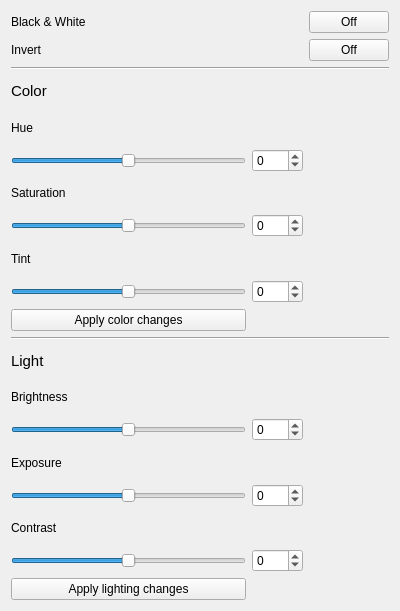
<?xml version="1.0" encoding="UTF-8"?>
<ui version="4.0">
 <class>ColorControls</class>
 <widget class="QWidget" name="ColorControls">
  <property name="geometry">
   <rect>
    <x>0</x>
    <y>0</y>
    <width>400</width>
    <height>611</height>
   </rect>
  </property>
  <property name="windowTitle">
   <string>Form</string>
  </property>
  <layout class="QGridLayout" name="gridLayout">
   <item row="16" column="1">
    <widget class="QSpinBox" name="exposureSpinBox">
     <property name="minimum">
      <number>-50</number>
     </property>
     <property name="maximum">
      <number>50</number>
     </property>
     <property name="value">
      <number>0</number>
     </property>
    </widget>
   </item>
   <item row="16" column="0">
    <widget class="QSlider" name="exposureSlider">
     <property name="minimum">
      <number>-50</number>
     </property>
     <property name="maximum">
      <number>50</number>
     </property>
     <property name="value">
      <number>0</number>
     </property>
     <property name="orientation">
      <enum>Qt::Horizontal</enum>
     </property>
    </widget>
   </item>
   <item row="2" column="0" colspan="3">
    <widget class="Line" name="separatorLine1">
     <property name="orientation">
      <enum>Qt::Horizontal</enum>
     </property>
    </widget>
   </item>
   <item row="7" column="0">
    <widget class="QSlider" name="saturationSlider">
     <property name="minimum">
      <number>-100</number>
     </property>
     <property name="maximum">
      <number>100</number>
     </property>
     <property name="value">
      <number>0</number>
     </property>
     <property name="orientation">
      <enum>Qt::Horizontal</enum>
     </property>
    </widget>
   </item>
   <item row="5" column="1">
    <widget class="QSpinBox" name="hueSpinBox">
     <property name="minimum">
      <number>-180</number>
     </property>
     <property name="maximum">
      <number>180</number>
     </property>
     <property name="value">
      <number>0</number>
     </property>
    </widget>
   </item>
   <item row="13" column="0">
    <widget class="QLabel" name="brightnessLabel">
     <property name="text">
      <string>Brightness</string>
     </property>
    </widget>
   </item>
   <item row="7" column="1">
    <widget class="QSpinBox" name="saturationSpinBox">
     <property name="minimum">
      <number>-100</number>
     </property>
     <property name="maximum">
      <number>100</number>
     </property>
     <property name="value">
      <number>0</number>
     </property>
    </widget>
   </item>
   <item row="3" column="0">
    <widget class="QLabel" name="colorLabel">
     <property name="font">
      <font>
       <pointsize>11</pointsize>
      </font>
     </property>
     <property name="text">
      <string>Color</string>
     </property>
    </widget>
   </item>
   <item row="14" column="1">
    <widget class="QSpinBox" name="brightnessSpinBox">
     <property name="minimum">
      <number>-50</number>
     </property>
     <property name="maximum">
      <number>50</number>
     </property>
     <property name="value">
      <number>0</number>
     </property>
    </widget>
   </item>
   <item row="0" column="0">
    <widget class="QLabel" name="bnwLabel">
     <property name="text">
      <string>Black &amp; White</string>
     </property>
    </widget>
   </item>
   <item row="4" column="0">
    <widget class="QLabel" name="hueLabel">
     <property name="text">
      <string>Hue</string>
     </property>
    </widget>
   </item>
   <item row="11" column="0" colspan="3">
    <widget class="Line" name="separatorLine2">
     <property name="orientation">
      <enum>Qt::Horizontal</enum>
     </property>
    </widget>
   </item>
   <item row="12" column="0">
    <widget class="QLabel" name="lightLabel">
     <property name="font">
      <font>
       <pointsize>11</pointsize>
      </font>
     </property>
     <property name="text">
      <string>Light</string>
     </property>
    </widget>
   </item>
   <item row="6" column="0">
    <widget class="QLabel" name="saturationLabel">
     <property name="text">
      <string>Saturation</string>
     </property>
    </widget>
   </item>
   <item row="17" column="0">
    <widget class="QLabel" name="contrastLabel">
     <property name="text">
      <string>Contrast</string>
     </property>
    </widget>
   </item>
   <item row="14" column="0">
    <widget class="QSlider" name="brightnessSlider">
     <property name="minimum">
      <number>-50</number>
     </property>
     <property name="maximum">
      <number>50</number>
     </property>
     <property name="value">
      <number>0</number>
     </property>
     <property name="orientation">
      <enum>Qt::Horizontal</enum>
     </property>
    </widget>
   </item>
   <item row="0" column="2">
    <widget class="QPushButton" name="bnwButton">
     <property name="text">
      <string>Off</string>
     </property>
    </widget>
   </item>
   <item row="8" column="0">
    <widget class="QLabel" name="tintLabel">
     <property name="text">
      <string>Tint</string>
     </property>
    </widget>
   </item>
   <item row="10" column="0">
    <widget class="QPushButton" name="applyColorButton">
     <property name="text">
      <string>Apply color changes</string>
     </property>
    </widget>
   </item>
   <item row="9" column="1">
    <widget class="QSpinBox" name="tintSpinBox">
     <property name="minimum">
      <number>-50</number>
     </property>
     <property name="maximum">
      <number>50</number>
     </property>
     <property name="value">
      <number>0</number>
     </property>
    </widget>
   </item>
   <item row="15" column="0">
    <widget class="QLabel" name="exposureLabel">
     <property name="text">
      <string>Exposure</string>
     </property>
    </widget>
   </item>
   <item row="5" column="0">
    <widget class="QSlider" name="hueSlider">
     <property name="minimum">
      <number>-180</number>
     </property>
     <property name="maximum">
      <number>180</number>
     </property>
     <property name="value">
      <number>0</number>
     </property>
     <property name="orientation">
      <enum>Qt::Horizontal</enum>
     </property>
    </widget>
   </item>
   <item row="1" column="0">
    <widget class="QLabel" name="invertLabel">
     <property name="text">
      <string>Invert</string>
     </property>
    </widget>
   </item>
   <item row="18" column="0">
    <widget class="QSlider" name="contrastSlider">
     <property name="minimum">
      <number>-50</number>
     </property>
     <property name="maximum">
      <number>50</number>
     </property>
     <property name="value">
      <number>0</number>
     </property>
     <property name="orientation">
      <enum>Qt::Horizontal</enum>
     </property>
    </widget>
   </item>
   <item row="9" column="0">
    <widget class="QSlider" name="tintSlider">
     <property name="minimum">
      <number>-50</number>
     </property>
     <property name="maximum">
      <number>50</number>
     </property>
     <property name="value">
      <number>0</number>
     </property>
     <property name="orientation">
      <enum>Qt::Horizontal</enum>
     </property>
    </widget>
   </item>
   <item row="1" column="2">
    <widget class="QPushButton" name="invertButton">
     <property name="text">
      <string>Off</string>
     </property>
    </widget>
   </item>
   <item row="18" column="1">
    <widget class="QSpinBox" name="contrastSpinBox">
     <property name="minimum">
      <number>-50</number>
     </property>
     <property name="maximum">
      <number>50</number>
     </property>
     <property name="value">
      <number>0</number>
     </property>
    </widget>
   </item>
   <item row="19" column="0">
    <widget class="QPushButton" name="applyLightingButton">
     <property name="text">
      <string>Apply lighting changes</string>
     </property>
    </widget>
   </item>
  </layout>
 </widget>
 <resources/>
 <connections>
  <connection>
   <sender>hueSlider</sender>
   <signal>valueChanged(int)</signal>
   <receiver>hueSpinBox</receiver>
   <slot>setValue(int)</slot>
   <hints>
    <hint type="sourcelabel">
     <x>163</x>
     <y>175</y>
    </hint>
    <hint type="destinationlabel">
     <x>298</x>
     <y>174</y>
    </hint>
   </hints>
  </connection>
  <connection>
   <sender>saturationSlider</sender>
   <signal>valueChanged(int)</signal>
   <receiver>saturationSpinBox</receiver>
   <slot>setValue(int)</slot>
   <hints>
    <hint type="sourcelabel">
     <x>138</x>
     <y>238</y>
    </hint>
    <hint type="destinationlabel">
     <x>298</x>
     <y>237</y>
    </hint>
   </hints>
  </connection>
  <connection>
   <sender>tintSlider</sender>
   <signal>valueChanged(int)</signal>
   <receiver>tintSpinBox</receiver>
   <slot>setValue(int)</slot>
   <hints>
    <hint type="sourcelabel">
     <x>162</x>
     <y>302</y>
    </hint>
    <hint type="destinationlabel">
     <x>298</x>
     <y>301</y>
    </hint>
   </hints>
  </connection>
  <connection>
   <sender>brightnessSlider</sender>
   <signal>valueChanged(int)</signal>
   <receiver>brightnessSpinBox</receiver>
   <slot>setValue(int)</slot>
   <hints>
    <hint type="sourcelabel">
     <x>241</x>
     <y>441</y>
    </hint>
    <hint type="destinationlabel">
     <x>298</x>
     <y>440</y>
    </hint>
   </hints>
  </connection>
  <connection>
   <sender>exposureSlider</sender>
   <signal>valueChanged(int)</signal>
   <receiver>exposureSpinBox</receiver>
   <slot>setValue(int)</slot>
   <hints>
    <hint type="sourcelabel">
     <x>219</x>
     <y>505</y>
    </hint>
    <hint type="destinationlabel">
     <x>298</x>
     <y>504</y>
    </hint>
   </hints>
  </connection>
  <connection>
   <sender>contrastSlider</sender>
   <signal>valueChanged(int)</signal>
   <receiver>contrastSpinBox</receiver>
   <slot>setValue(int)</slot>
   <hints>
    <hint type="sourcelabel">
     <x>222</x>
     <y>568</y>
    </hint>
    <hint type="destinationlabel">
     <x>298</x>
     <y>567</y>
    </hint>
   </hints>
  </connection>
  <connection>
   <sender>hueSpinBox</sender>
   <signal>valueChanged(int)</signal>
   <receiver>hueSlider</receiver>
   <slot>setValue(int)</slot>
   <hints>
    <hint type="sourcelabel">
     <x>298</x>
     <y>174</y>
    </hint>
    <hint type="destinationlabel">
     <x>223</x>
     <y>175</y>
    </hint>
   </hints>
  </connection>
  <connection>
   <sender>saturationSpinBox</sender>
   <signal>valueChanged(int)</signal>
   <receiver>saturationSlider</receiver>
   <slot>setValue(int)</slot>
   <hints>
    <hint type="sourcelabel">
     <x>298</x>
     <y>237</y>
    </hint>
    <hint type="destinationlabel">
     <x>222</x>
     <y>238</y>
    </hint>
   </hints>
  </connection>
  <connection>
   <sender>tintSpinBox</sender>
   <signal>valueChanged(int)</signal>
   <receiver>tintSlider</receiver>
   <slot>setValue(int)</slot>
   <hints>
    <hint type="sourcelabel">
     <x>298</x>
     <y>301</y>
    </hint>
    <hint type="destinationlabel">
     <x>219</x>
     <y>302</y>
    </hint>
   </hints>
  </connection>
  <connection>
   <sender>brightnessSpinBox</sender>
   <signal>valueChanged(int)</signal>
   <receiver>brightnessSlider</receiver>
   <slot>setValue(int)</slot>
   <hints>
    <hint type="sourcelabel">
     <x>281</x>
     <y>438</y>
    </hint>
    <hint type="destinationlabel">
     <x>195</x>
     <y>441</y>
    </hint>
   </hints>
  </connection>
  <connection>
   <sender>exposureSpinBox</sender>
   <signal>valueChanged(int)</signal>
   <receiver>exposureSlider</receiver>
   <slot>setValue(int)</slot>
   <hints>
    <hint type="sourcelabel">
     <x>298</x>
     <y>504</y>
    </hint>
    <hint type="destinationlabel">
     <x>241</x>
     <y>505</y>
    </hint>
   </hints>
  </connection>
  <connection>
   <sender>contrastSpinBox</sender>
   <signal>valueChanged(int)</signal>
   <receiver>contrastSlider</receiver>
   <slot>setValue(int)</slot>
   <hints>
    <hint type="sourcelabel">
     <x>298</x>
     <y>567</y>
    </hint>
    <hint type="destinationlabel">
     <x>239</x>
     <y>568</y>
    </hint>
   </hints>
  </connection>
 </connections>
</ui>
